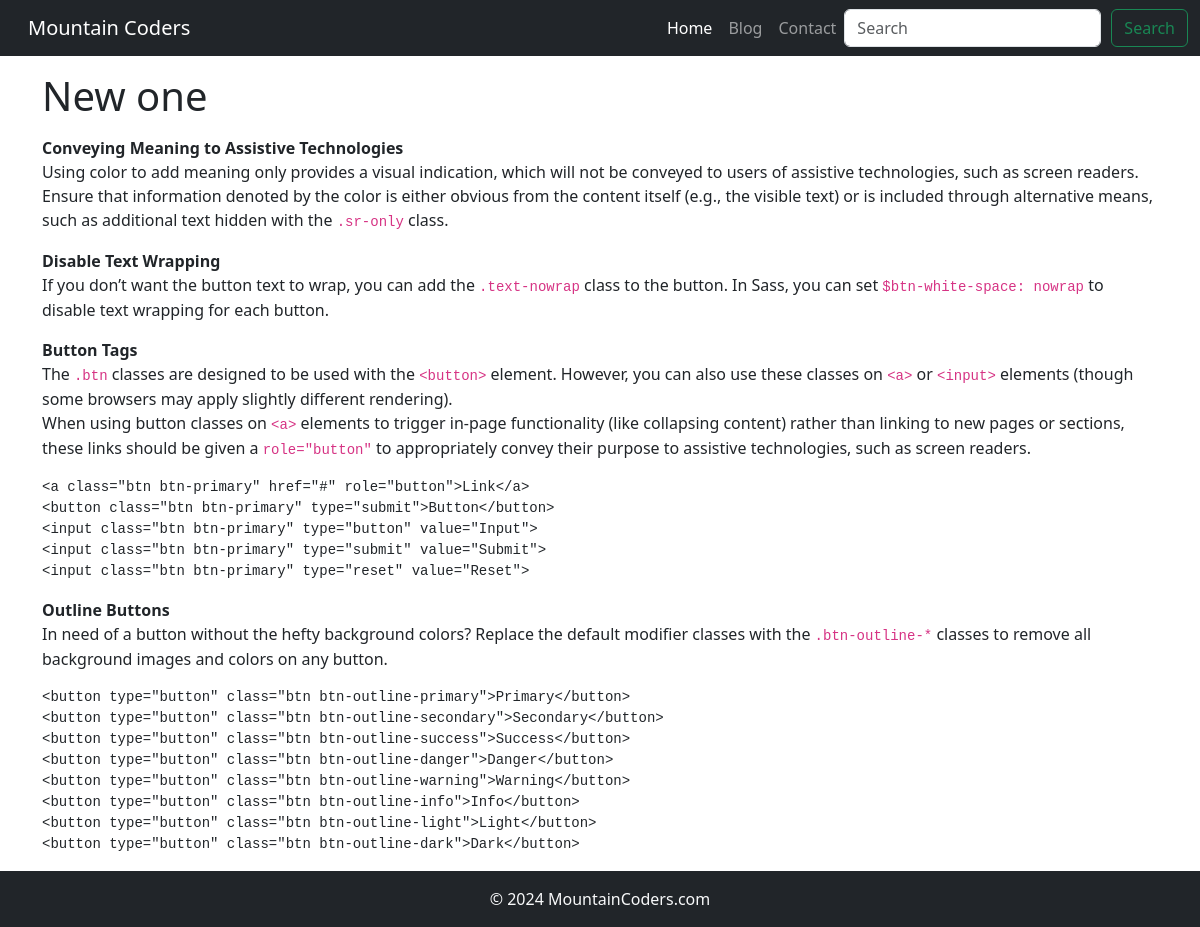
The app's page /blogpost/Bootstrap-tutorial with its own data.
### blog/models.py (models this page shows, shortened)
class Blog(models.Model):
    sno = models.AutoField(primary_key=True)
    title = models.CharField(max_length=200)
    content = models.TextField()  # You can also use a RichTextField if available
    slug = models.CharField(max_length=100)
    time = models.DateTimeField(auto_now_add=True)

### blog/views.py (the view)
# urls.py: path('blogpost/<str:slug>', views.blogpost, name='blogpost'),
def blogpost(request,slug):
    blog =Blog.objects.filter(slug=slug).first()
    context={'blog': blog}
    return render(request,'blogpost.html',context)

### templates/blogpost.html
{% extends "base.html" %}
{% block blogactive %}active{% endblock blogactive %}
{% block body %}
<div class="container">
<h1 class="my-3">{{blog.title}}</h1>
<div class="row">
    {{blog.content|safe}}
 </div>
</div>
{% endblock body %}

### records on screen
Blog: title "New one", content "Conveying Meaning to Assistive Technologies Using color to add meaning only provides a visual indication, which will not be conveyed to users of assistive technologies, such as screen readers. Ensure that information denoted by the color is either obvious from the content itself (e.g., the visible text) or is included through alternative means, such as additional text hidden with the .sr-only class. Disable Text Wrapping If you don’t want the button text to wrap, you can add the .text-nowrap class to the button. In Sass, you can set $btn-white-space: nowrap to disable text wrapping for each button. Button Tags The .btn classes are designed to be used with the <button> element. However, you…"
